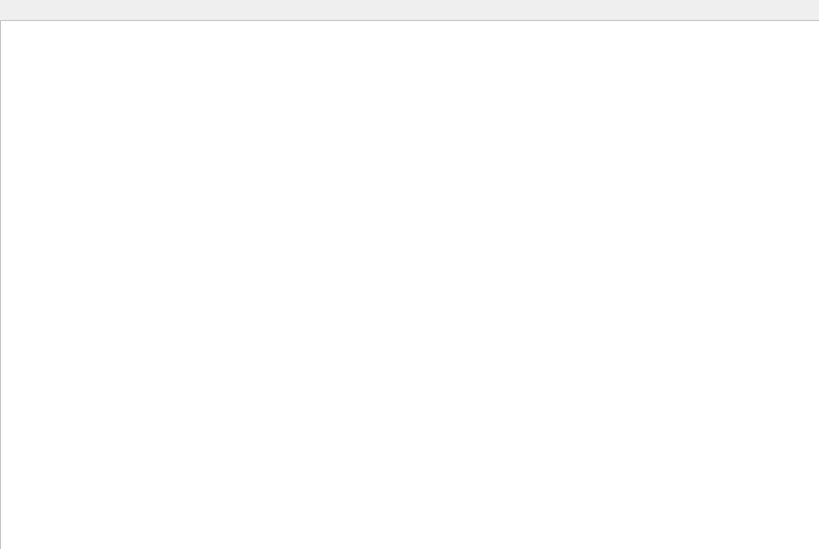
<?xml version="1.0" encoding="UTF-8"?>
<ui version="4.0">
 <class>MenuWindow</class>
 <widget class="QDialog" name="MenuWindow">
  <property name="geometry">
   <rect>
    <x>0</x>
    <y>0</y>
    <width>819</width>
    <height>549</height>
   </rect>
  </property>
  <property name="windowTitle">
   <string>Dialog</string>
  </property>
  <property name="styleSheet">
   <string notr="true">QDialog#MenuWindow{ 
	color: rgb(0, 0, 0);
}</string>
  </property>
  <widget class="QFrame" name="mainPanel">
   <property name="geometry">
    <rect>
     <x>0</x>
     <y>20</y>
     <width>821</width>
     <height>581</height>
    </rect>
   </property>
   <property name="styleSheet">
    <string notr="true">QFrame#mainPanel{
	
	background-color: rgb(255, 255, 255);
}</string>
   </property>
   <property name="frameShape">
    <enum>QFrame::StyledPanel</enum>
   </property>
   <property name="frameShadow">
    <enum>QFrame::Raised</enum>
   </property>
   <widget class="QLabel" name="imagePresStart">
    <property name="geometry">
     <rect>
      <x>180</x>
      <y>30</y>
      <width>601</width>
      <height>481</height>
     </rect>
    </property>
    <property name="text">
     <string/>
    </property>
   </widget>
  </widget>
 </widget>
 <resources/>
 <connections/>
</ui>
